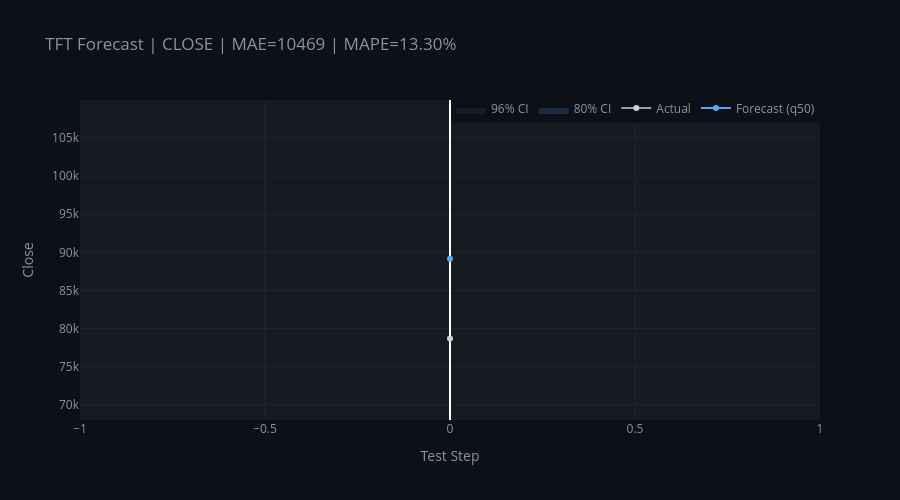

Write notebook code for a chart like this one.
### Markdown cell above
## 📈 Section 10 — Visualization

### Code cell
import plotly.graph_objects as go
import numpy as np

step1 = predictions[predictions['step'] == 1].reset_index(drop=True)
n_plot = min(len(step1), len(y_true))
x_axis = list(range(n_plot))

fig = go.Figure()

# 96% CI
if 'q02' in step1.columns and 'q98' in step1.columns:
    fig.add_trace(go.Scatter(
        x=x_axis + x_axis[::-1],
        y=step1['q02'][:n_plot].tolist() + step1['q98'][:n_plot].tolist()[::-1],
        fill='toself', fillcolor='rgba(88,166,255,0.08)',
        line=dict(color='rgba(0,0,0,0)'), name='96% CI',
    ))

# 80% CI
if 'q10' in step1.columns and 'q90' in step1.columns:
    fig.add_trace(go.Scatter(
        x=x_axis + x_axis[::-1],
        y=step1['q10'][:n_plot].tolist() + step1['q90'][:n_plot].tolist()[::-1],
        fill='toself', fillcolor='rgba(88,166,255,0.18)',
        line=dict(color='rgba(0,0,0,0)'), name='80% CI',
    ))

fig.add_trace(go.Scatter(
    x=x_axis, y=y_true[:n_plot],
    name='Actual', line=dict(color='#c9d1d9', width=1.5),
))

fig.add_trace(go.Scatter(
    x=x_axis, y=step1['q50'][:n_plot].values,
    name='Forecast (q50)', line=dict(color='#58a6ff', width=2),
))

fig.update_layout(
    title=f"TFT Forecast | {cfg.target.upper()} | MAE={metrics['MAE']:.0f} | MAPE={metrics['MAPE_%']:.2f}%",
    paper_bgcolor='#0d1117', plot_bgcolor='#161b22',
    font=dict(color='#8b949e'), hovermode='x unified', height=500,
    xaxis=dict(title='Test Step', gridcolor='#21262d'),
    yaxis=dict(title=cfg.target.capitalize(), gridcolor='#21262d'),
    legend=dict(orientation='h', y=1.02, x=1, xanchor='right'),
)
fig.show()

plot_path = os.path.join(OUTPUT_DIR, 'forecast_plot.html')
fig.write_html(plot_path)
print(f'Plot saved -> {plot_path}')

### Figure 1 — Plotly figure (JSON) as saved in the notebook; plotly's stock layout.template omitted (floating-point values rounded to 4 significant figures)
{"data": [{"fill": "toself", "fillcolor": "rgba(88,166,255,0.08)", "line": {"color": "rgba(0,0,0,0)"}, "name": "96% CI", "type": "scatter", "x": [0, 0], "y": [70590.0, 107400.0]}, {"fill": "toself", "fillcolor": "rgba(88,166,255,0.18)", "line": {"color": "rgba(0,0,0,0)"}, "name": "80% CI", "type": "scatter", "x": [0, 0], "y": [76900.0, 100400.0]}, {"line": {"color": "#c9d1d9", "width": 1.5}, "name": "Actual", "type": "scatter", "x": [0], "y": [78690.0]}, {"line": {"color": "#58a6ff", "width": 2}, "name": "Forecast (q50)", "type": "scatter", "x": [0], "y": [89160.0]}], "layout": {"font": {"color": "#8b949e"}, "height": 500, "hovermode": "x unified", "legend": {"orientation": "h", "x": 1, "xanchor": "right", "y": 1.02}, "paper_bgcolor": "#0d1117", "plot_bgcolor": "#161b22", "title": {"text": "TFT Forecast | CLOSE | MAE=10469 | MAPE=13.30%"}, "xaxis": {"gridcolor": "#21262d", "title": {"text": "Test Step"}}, "yaxis": {"gridcolor": "#21262d", "title": {"text": "Close"}}}}
